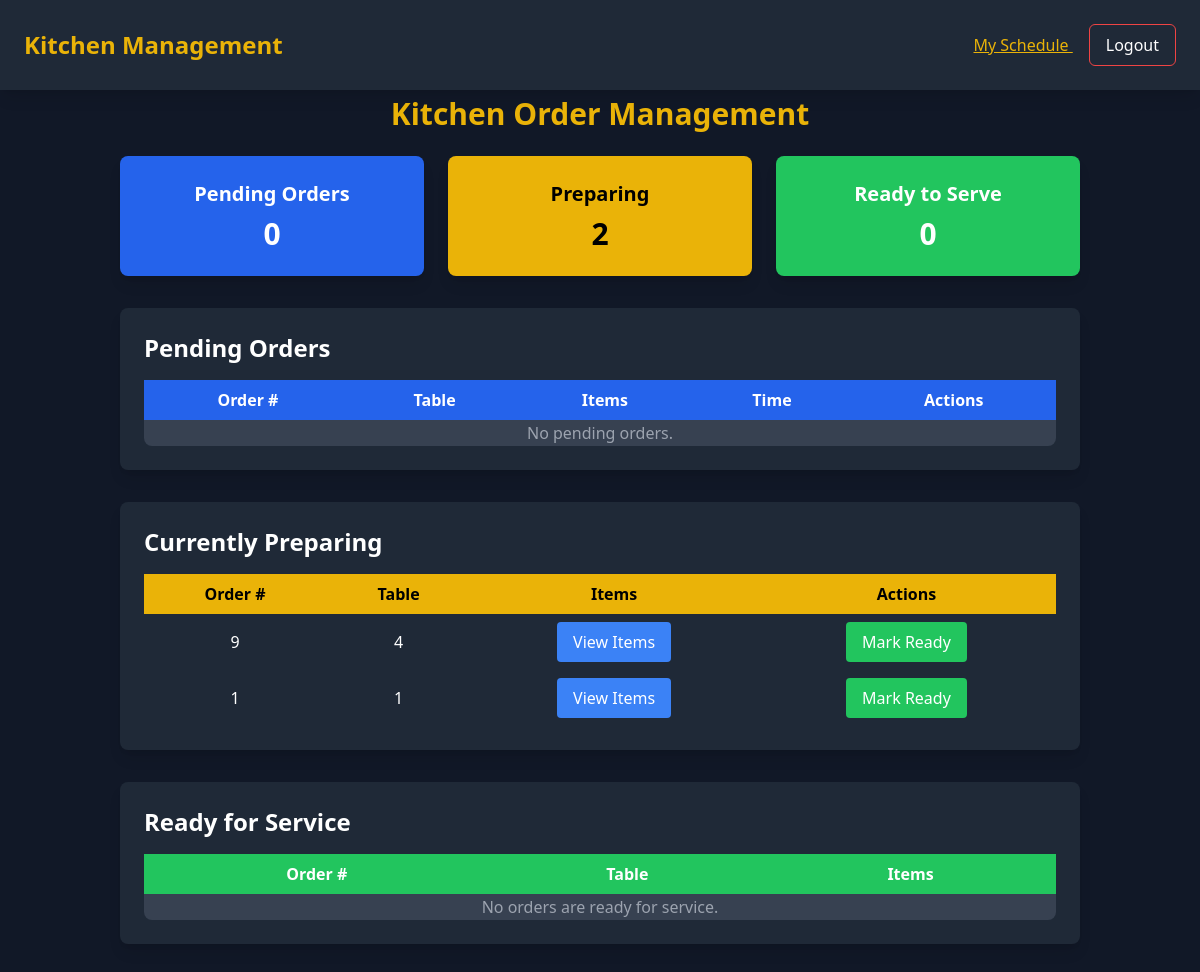
Page /core/chef-dashboard/ (signed in) on the committed database.
### order_management/models.py (models this page shows, shortened)
class Order(models.Model):
    STATUS_CHOICES = [
        ('pending', 'Pending'),
        ('preparing', 'Preparing'),
        ('ready', 'Ready'),
        ('served', 'Served'),
        ('completed', 'Completed'),
    ]
    PAYMENT_STATUS_CHOICES = [
        ('unpaid', 'Unpaid'),
        ('paid', 'Paid'),
    ]
    table_number = models.IntegerField()
    waiter = models.ForeignKey(User, on_delete=models.SET_NULL, null=True, related_name='orders')
    status = models.CharField(max_length=20, choices=STATUS_CHOICES, default='pending')
    payment_status = models.CharField(max_length=20, choices=PAYMENT_STATUS_CHOICES, default='unpaid')
    created_at = models.DateTimeField(auto_now_add=True)
    class Meta:
        ordering = ['-created_at']

### core/views.py (the view)
# urls.py: path('chef-dashboard/', views.chef_dashboard, name='chef_dashboard'),
@login_required
@user_passes_test(is_chef)
def chef_dashboard(request):
    pending_orders = Order.objects.filter(status="pending")
    preparing_orders = Order.objects.filter(status="preparing")
    ready_orders = Order.objects.filter(status="ready")
    context = {
        "pending_orders": pending_orders,
        "preparing_orders": preparing_orders,
        "ready_orders": ready_orders,
    }
    return render(request, "core/chef_dashboard.html", context)

### core/views.py (called while the page is built)
def is_chef(user):
    return user.is_authenticated and hasattr(user, 'userprofile') and user.userprofile.role == "Chef"

### core/templates/core/chef_dashboard.html (shortened to what this page needs)
<!DOCTYPE html>
<html lang="en">
<head>
    <script src="https://cdn.tailwindcss.com"></script>
</head>
<body class="bg-gray-900 text-white font-sans">
    <nav class="bg-gray-800 shadow-lg p-6 flex justify-between items-center fixed top-0 left-0 w-full z-50">
        <h1 class="text-yellow-500 text-2xl font-bold">Kitchen Management</h1>
        <div class="space-x-4">
            <a href="{% url 'staff_schedule' %}" class="text-yellow-500 hover:text-yellow-300 underline">
                My Schedule
            </a>
            <form method="POST" action="{% url 'logout' %}" class="inline">
                <button type="submit" class="hover:bg-red-500 hover:text-white bg-transparent border border-red-500 px-4 py-2 rounded-md transition duration-300">
                    Logout
                </button>
            </form>
        </div>
    </nav>
    <div class="container mx-auto pt-24 p-8">
        <h2 class="text-3xl font-bold mb-6 text-yellow-500 text-center">Kitchen Order Management</h2>
        <div class="grid grid-cols-1 md:grid-cols-3 gap-6 mb-8">
            <div class="bg-blue-600 p-6 rounded-lg shadow-lg text-center">
                <h5 class="text-xl font-semibold">Pending Orders</h5>
                <h2 class="text-3xl font-bold mt-2">{{ pending_orders.count }}</h2>
            </div>
            <div class="bg-yellow-500 p-6 rounded-lg shadow-lg text-center text-black">
                <h5 class="text-xl font-semibold">Preparing</h5>
                <h2 class="text-3xl font-bold mt-2">{{ preparing_orders.count }}</h2>
            </div>
            <div class="bg-green-500 p-6 rounded-lg shadow-lg text-center">
                <h5 class="text-xl font-semibold">Ready to Serve</h5>
                <h2 class="text-3xl font-bold mt-2">{{ ready_orders.count }}</h2>
            </div>
        </div>
        <div class="bg-gray-800 p-6 rounded-lg shadow-lg mb-8">
            <h2 class="text-2xl font-semibold mb-4">Pending Orders</h2>
            <table class="w-full bg-gray-700 rounded-lg">
                <thead class="bg-blue-600 text-white">
                    <tr>
                        <th class="px-4 py-2">Order #</th>
                        <th class="px-4 py-2">Table</th>
                        <th class="px-4 py-2">Items</th>
                        <th class="px-4 py-2">Time</th>
                        <th class="px-4 py-2">Actions</th>
                    </tr>
                </thead>
                <tbody>
                    {% for order in pending_orders %}
                    <tr class="bg-gray-800">
                        <td class="px-4 py-2 text-center">{{ order.id }}</td>
                        <td class="px-4 py-2 text-center">{{ order.table_number }}</td>
                        <td class="px-4 py-2 text-center">
                            <button onclick="viewOrderDetails('{{ order.id }}')" class="bg-blue-500 px-4 py-2 rounded hover:bg-blue-600">View Items</button>
                        </td>
                        <td class="px-4 py-2 text-center">{{ order.created_at|date:"H:i" }}</td>
                        <td class="px-4 py-2 text-center">
                            <button onclick="updateOrderStatus('{{ order.id }}', 'preparing')" class="bg-yellow-500 text-black px-4 py-2 rounded hover:bg-yellow-600">Start Preparing</button>
                        </td>
                    </tr>
                    {% empty %}
                    <tr>
                        <td colspan="5" class="text-center text-gray-400">No pending orders.</td>
                    </tr>
                    {% endfor %}
                </tbody>
            </table>
        </div>
        <div class="bg-gray-800 p-6 rounded-lg shadow-lg mb-8">
            <h2 class="text-2xl font-semibold mb-4">Currently Preparing</h2>
            <table class="w-full bg-gray-700 rounded-lg">
                <thead class="bg-yellow-500 text-black">
                    <tr>
                        <th class="px-4 py-2">Order #</th>
                        <th class="px-4 py-2">Table</th>
                        <th class="px-4 py-2">Items</th>
                        <th class="px-4 py-2">Actions</th>
                    </tr>
                </thead>
                <tbody>
                    {% for order in preparing_orders %}
                    <tr class="bg-gray-800">
                        <td class="px-4 py-2 text-center">{{ order.id }}</td>
                        <td class="px-4 py-2 text-center">{{ order.table_number }}</td>
                        <td class="px-4 py-2 text-center">
                            <button onclick="viewOrderDetails('{{ order.id }}')" class="bg-blue-500 px-4 py-2 rounded hover:bg-blue-600">View Items</button>
                        </td>
                        <td class="px-4 py-2 text-center">
                            <button onclick="updateOrderStatus('{{ order.id }}', 'ready')" class="bg-green-500 px-4 py-2 rounded hover:bg-green-600">Mark Ready</button>
                        </td>
                    </tr>
                    {% empty %}
                    <tr>
                        <td colspan="4" class="text-center text-gray-400">No orders are currently being prepared.</td>
                    </tr>
                    {% endfor %}
                </tbody>
            </table>
        </div>
        <div class="bg-gray-800 p-6 rounded-lg shadow-lg">
            <h2 class="text-2xl font-semibold mb-4">Ready for Service</h2>
            <table class="w-full bg-gray-700 rounded-lg">
                <thead class="bg-green-500 text-white">
                    <tr>
                        <th class="px-4 py-2">Order #</th>
                        <th class="px-4 py-2">Table</th>
                        <th class="px-4 py-2">Items</th>
                    </tr>
                </thead>
                <tbody>
                    {% for order in ready_orders %}
                    <tr class="bg-gray-800">
                        <td class="px-4 py-2 text-center">{{ order.id }}</td>
                        <td class="px-4 py-2 text-center">{{ order.table_number }}</td>
                        <td class="px-4 py-2 text-center">
                            <button onclick="viewOrderDetails('{{ order.id }}')" class="bg-blue-500 px-4 py-2 rounded hover:bg-blue-600">View Items</button>
                        </td>
                    </tr>
                    {% empty %}
                    <tr>
                        <td colspan="3" class="text-center text-gray-400">No orders are ready for service.</td>
                    </tr>
                    {% endfor %}
                </tbody>
            </table>
        </div>
    </div>
</body>
</html>

### rows in the picture
Order: id "9", table_number "4"
Order: id "1", table_number "1"

### other values in the picture
{{ pending_orders.count }} "0"
{{ preparing_orders.count }} "2"
{{ ready_orders.count }} "0"
